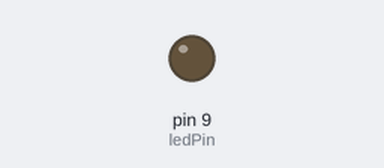
Recording of a sketch running on a simulated Arduino Uno, built with avr-gcc and run on an emulated ATmega328P. Parts: output pins drawn as LEDs (lit = HIGH).

Above: at 0.15 s.
At 16.14 s:
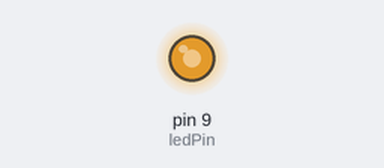
Timing chart, 0 to 16.0 s (numbered marks = the images above):
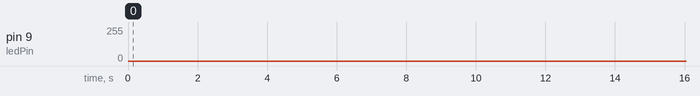

The sketch:

interrupt.ino
```cpp
/*
* refer to 3-5
*/

int ledPin = 9;
int ledPinIr = 12; //init the pin which will be ledON when pin 2 be interrupted

void setup() {
  // put your setup code here, to run once:
  pinMode(2, INPUT_PULLUP);
}

void loop() {

  if(ledPinIr == 12)
    attachInterrupt(2, ledON, LOW);
  else
    attachInterrupt(2, ledON, LOW);

  // put your main code here, to run repeatedly:
  analogLight(ledPin, 2);
}


void analogLight(int pinPort, int delayTime){
  for(int i = 0; i <= 255; i++)
  {
    delay(delayTime);
    analogWrite(pinPort, i);
    }

  for(int i = 255; i >= 0; i--)
  {
    delay(delayTime);
    analogWrite(pinPort, i);
    }

}

void ledON()
{
//  digitalWrite(13, 1);
//  delay(2000);
//  digitalWrite(13, 0);
//  delay(100);

  if(ledPinIr == 11) ledPinIr = 12;
  else ledPinIr = 11;

  for(int i = 0; i < 2; i++)
    analogLight(ledPinIr, 2);
}
```
